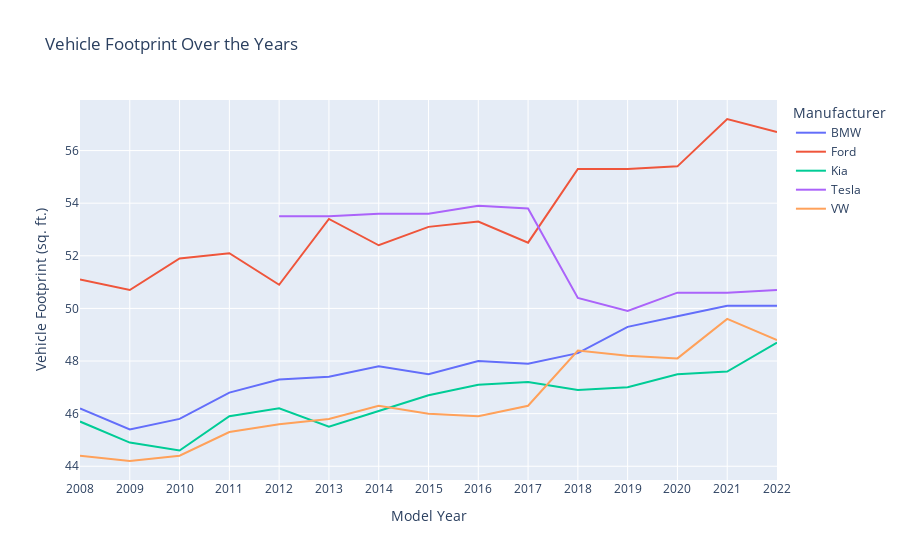

Notebook cell for this chart:
### Code cell
# Filter the data for the specified manufacturers
selected_manufacturers = ['Ford', 'Tesla', 'Kia', 'VW', 'BMW']
df_new1 = df_year[df_year['Manufacturer'].isin(selected_manufacturers)]

# Create a line plot using Plotly Express for 'Footprint (sq. ft.)'
fig = px.line(df_new1, 
              x='Model Year', 
              y='Footprint (sq. ft.)', 
              color='Manufacturer',
              title='Vehicle Footprint Over the Years',
              labels={'Model Year': 'Model Year', 'Footprint (sq. ft.)': 'Vehicle Footprint (sq. ft.)'})

# Customize x-axis tick labels
fig.update_xaxes(tickmode='linear', 
                 tick0=min(df_new1['Model Year']),
                 dtick=1, 
                 range=[min(df_new1['Model Year']), 
                        max(df_new1['Model Year'])])

# Show the plot
fig.show()

fig.write_html('../data/html/footprints.html')

### Figure 1 — Plotly figure (JSON) as saved in the notebook; plotly's stock layout.template omitted (floating-point values rounded to 4 significant figures)
{"data": [{"hovertemplate": "Manufacturer=BMW<br>Model Year=%{x}<br>Vehicle Footprint (sq. ft.)=%{y}<extra></extra>", "legendgroup": "BMW", "line": {"color": "#636efa", "dash": "solid"}, "marker": {"symbol": "circle"}, "mode": "lines", "name": "BMW", "orientation": "v", "showlegend": true, "type": "scatter", "x": [2008, 2009, 2010, 2011, 2012, 2013, 2014, 2015, 2016, 2017, 2018, 2019, 2020, 2021, 2022], "xaxis": "x", "y": [46.2, 45.4, 45.8, 46.8, 47.3, 47.4, 47.8, 47.5, 48, 47.9, 48.3, 49.3, 49.7, 50.1, 50.1], "yaxis": "y"}, {"hovertemplate": "Manufacturer=Ford<br>Model Year=%{x}<br>Vehicle Footprint (sq. ft.)=%{y}<extra></extra>", "legendgroup": "Ford", "line": {"color": "#EF553B", "dash": "solid"}, "marker": {"symbol": "circle"}, "mode": "lines", "name": "Ford", "orientation": "v", "showlegend": true, "type": "scatter", "x": [2008, 2009, 2010, 2011, 2012, 2013, 2014, 2015, 2016, 2017, 2018, 2019, 2020, 2021, 2022], "xaxis": "x", "y": [51.1, 50.7, 51.9, 52.1, 50.9, 53.4, 52.4, 53.1, 53.3, 52.5, 55.3, 55.3, 55.4, 57.2, 56.7], "yaxis": "y"}, {"hovertemplate": "Manufacturer=Kia<br>Model Year=%{x}<br>Vehicle Footprint (sq. ft.)=%{y}<extra></extra>", "legendgroup": "Kia", "line": {"color": "#00cc96", "dash": "solid"}, "marker": {"symbol": "circle"}, "mode": "lines", "name": "Kia", "orientation": "v", "showlegend": true, "type": "scatter", "x": [2008, 2009, 2010, 2011, 2012, 2013, 2014, 2015, 2016, 2017, 2018, 2019, 2020, 2021, 2022], "xaxis": "x", "y": [45.7, 44.9, 44.6, 45.9, 46.2, 45.5, 46.1, 46.7, 47.1, 47.2, 46.9, 47, 47.5, 47.6, 48.7], "yaxis": "y"}, {"hovertemplate": "Manufacturer=Tesla<br>Model Year=%{x}<br>Vehicle Footprint (sq. ft.)=%{y}<extra></extra>", "legendgroup": "Tesla", "line": {"color": "#ab63fa", "dash": "solid"}, "marker": {"symbol": "circle"}, "mode": "lines", "name": "Tesla", "orientation": "v", "showlegend": true, "type": "scatter", "x": [2008, 2009, 2010, 2011, 2012, 2013, 2014, 2015, 2016, 2017, 2018, 2019, 2020, 2021, 2022], "xaxis": "x", "y": [null, null, null, null, 53.5, 53.5, 53.6, 53.6, 53.9, 53.8, 50.4, 49.9, 50.6, 50.6, 50.7], "yaxis": "y"}, {"hovertemplate": "Manufacturer=VW<br>Model Year=%{x}<br>Vehicle Footprint (sq. ft.)=%{y}<extra></extra>", "legendgroup": "VW", "line": {"color": "#FFA15A", "dash": "solid"}, "marker": {"symbol": "circle"}, "mode": "lines", "name": "VW", "orientation": "v", "showlegend": true, "type": "scatter", "x": [2008, 2009, 2010, 2011, 2012, 2013, 2014, 2015, 2016, 2017, 2018, 2019, 2020, 2021, 2022], "xaxis": "x", "y": [44.4, 44.2, 44.4, 45.3, 45.6, 45.8, 46.3, 46, 45.9, 46.3, 48.4, 48.2, 48.1, 49.6, 48.8], "yaxis": "y"}], "layout": {"autosize": true, "legend": {"title": {"text": "Manufacturer"}, "tracegroupgap": 0}, "title": {"text": "Vehicle Footprint Over the Years"}, "xaxis": {"anchor": "y", "domain": [0, 1], "dtick": 1, "range": [2008, 2022], "tick0": 2008, "tickmode": "linear", "title": {"text": "Model Year"}, "type": "linear"}, "yaxis": {"anchor": "x", "autorange": true, "domain": [0, 1], "range": [43.48, 57.92], "title": {"text": "Vehicle Footprint (sq. ft.)"}, "type": "linear"}}}
